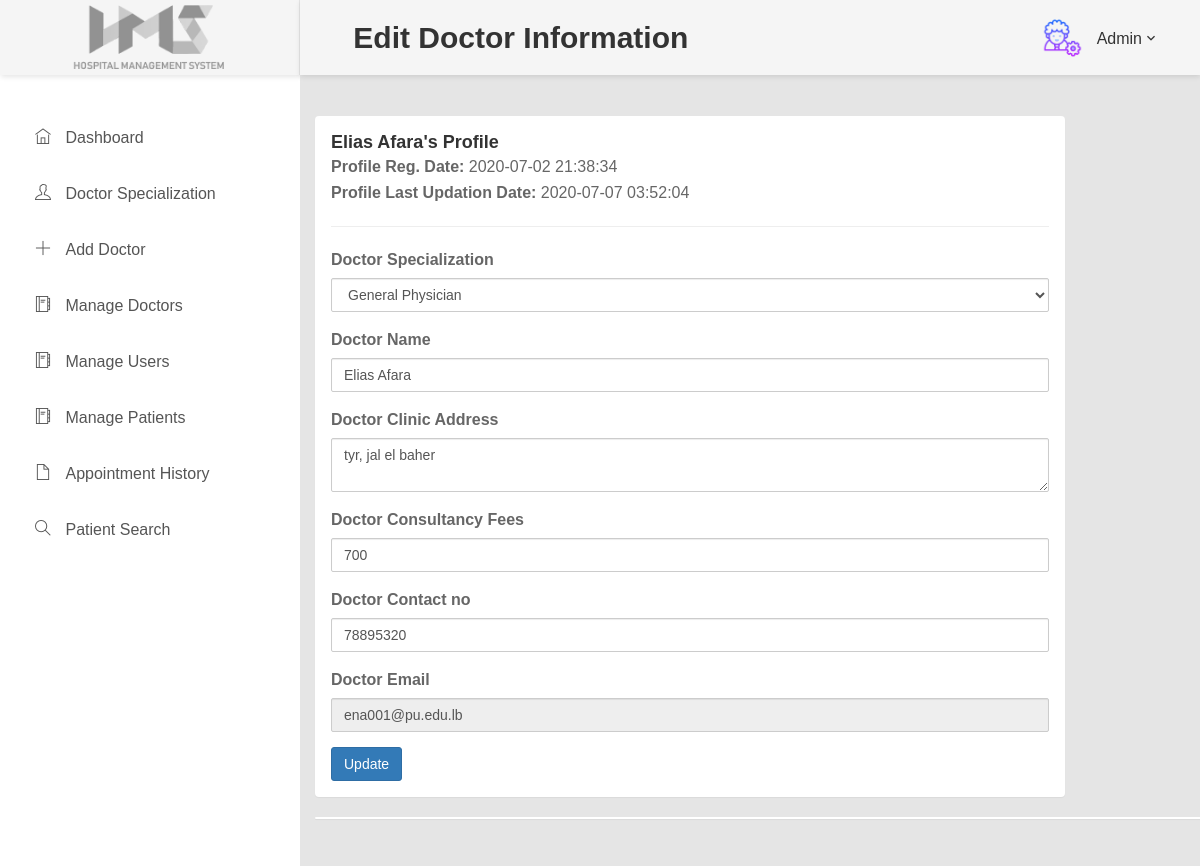
/HMS/admin/edit-doctor.php?id=1 (signed in), run on the app's committed database.
### tables this page shows
CREATE TABLE IF NOT EXISTS `doctors` (
  `id` int(11) NOT NULL AUTO_INCREMENT,
  `specilization` varchar(255) DEFAULT NULL,
  `doctorName` varchar(255) DEFAULT NULL,
  `address` longtext,
  `docFees` varchar(255) DEFAULT NULL,
  `contactno` bigint(11) DEFAULT NULL,
  `docEmail` varchar(255) DEFAULT NULL,
  `password` varchar(255) DEFAULT NULL,
  `creationDate` timestamp NULL DEFAULT CURRENT_TIMESTAMP,
  `updationDate` timestamp NULL DEFAULT NULL ON UPDATE CURRENT_TIMESTAMP,
  PRIMARY KEY (`id`)
);

### HMS/admin/edit-doctor.php (the view, shortened to what this page needs)
<?php
include('include/config.php');
$did=intval($_GET['id']);
?>
<!DOCTYPE html>
<html lang="en">
<head>
    <link rel="stylesheet" href="../vendor/bootstrap/css/bootstrap.min.css">
    <link rel="stylesheet" href="../vendor/fontawesome/css/font-awesome.min.css">
    <link rel="stylesheet" href="../vendor/themify-icons/themify-icons.min.css">
    <link href="../vendor/animate.css/animate.min.css" rel="stylesheet" media="screen">
    <link href="../vendor/perfect-scrollbar/perfect-scrollbar.min.css" rel="stylesheet" media="screen">
    <link href="../vendor/switchery/switchery.min.css" rel="stylesheet" media="screen">
    <link href="../vendor/bootstrap-touchspin/jquery.bootstrap-touchspin.min.css" rel="stylesheet" media="screen">
    <link href="../vendor/select2/select2.min.css" rel="stylesheet" media="screen">
    <link href="../vendor/bootstrap-datepicker/bootstrap-datepicker3.standalone.min.css" rel="stylesheet" media="screen">
    <link href="../vendor/bootstrap-timepicker/bootstrap-timepicker.min.css" rel="stylesheet" media="screen">
    <link href="../css/font-face.css" rel="stylesheet" media="all">
    <link href="../vendor/font-awesome-4.7/css/font-awesome.min.css" rel="stylesheet" media="all">
    <link href="../vendor/font-awesome-5/css/fontawesome-all.min.css" rel="stylesheet" media="all">
    <link href="../vendor/mdi-font/css/material-design-iconic-font.min.css" rel="stylesheet" media="all">
    <link href="../vendor/animsition/animsition.min.css" rel="stylesheet" media="all">
    <link href="../../css/theme.css" rel="stylesheet" media="all">
</head>
<body class="animsition">
<div class="page-wrapper">
    <aside class="menu-sidebar d-none d-lg-block">
        <div class="logo">
            <a href="#">
                <img src="../../images/icon/hms.png" alt="HMS" />
            </a>
        </div>
        <?php include('include/sidebar.php');?>
    </aside>
    <div class="page-container">
        <header class="header-desktop">
            <div class="section__content section__content--p30">
                <div class="container-fluid">
                    <div class="header-wrap">
                        <h2>&nbsp;Edit Doctor Information</h2>
                        <?php include('include/header.php');?>
                        <div class="main-content" >
                            <div class="wrap-content container" id="container">
                                <div class="row">
                                    <div class="col-md-12">
                                        <div class="row margin-top-30">
                                            <div class="col-lg-8 col-md-12">
                                                <div class="panel panel-white">
                                                    <div class="panel-body">
                                                        <?php $sql=mysqli_query($con,"select * from doctors where id='$did'");
                                                        while($data=mysqli_fetch_array($sql))
                                                        {
                                                        ?>
                                                        <h4><?php echo htmlentities($data['doctorName']);?>'s Profile</h4>
                                                        <p><b>Profile Reg. Date: </b><?php echo htmlentities($data['creationDate']);?></p>
                                                        <?php if($data['updationDate']){?>
                                                            <p><b>Profile Last Updation Date: </b><?php echo htmlentities($data['updationDate']);?></p>
                                                        <?php } ?>
                                                        <hr />
                                                        <form role="form" name="adddoc" method="post" onSubmit="return valid();">
                                                            <div class="form-group">
                                                                <label for="DoctorSpecialization">
                                                                    Doctor Specialization
                                                                </label>
                                                                <select name="Doctorspecialization" class="form-control" required="required">
                                                                    <option value="<?php echo htmlentities($data['specilization']);?>">
                                                                        <?php echo htmlentities($data['specilization']);?></option>
                                                                </select>
                                                            </div>
                                                            <div class="form-group">
                                                                <label for="doctorname">
                                                                    Doctor Name
                                                                </label>
                                                                <input type="text" name="docname" class="form-control" value="<?php echo htmlentities($data['doctorName']);?>" >
                                                            </div>
                                                            <div class="form-group">
                                                                <label for="address">
                                                                    Doctor Clinic Address
                                                                </label>
                                                                <textarea name="clinicaddress" class="form-control"><?php echo htmlentities($data['address']);?></textarea>
                                                            </div>
                                                            <div class="form-group">
                                                                <label for="fess">
                                                                    Doctor Consultancy Fees
                                                                </label>
                                                                <input type="text" name="docfees" class="form-control" required="required"  value="<?php echo htmlentities($data['docFees']);?>" >
                                                            </div>
                                                            <div class="form-group">
                                                                <label for="fess">
                                                                    Doctor Contact no
                                                                </label>
                                                                <input type="text" name="doccontact" class="form-control" required="required"  value="<?php echo htmlentities($data['contactno']);?>">
                                                            </div>
                                                            <div class="form-group">
                                                                <label for="fess">
                                                                    Doctor Email
                                                                </label>
                                                                <input type="email" name="docemail" class="form-control"  readonly="readonly"  value="<?php echo htmlentities($data['docEmail']);?>">
                                                            </div>
                                                            <?php } ?>
                                                            <button type="submit" name="submit" class="btn btn-o btn-primary">
                                                                Update
                                                            </button>
                                                        </form>
                                                    </div>
                                                </div>
                                            </div>
                                        </div>
                                    </div>
                                    <div class="col-lg-12 col-md-12">
                                        <div class="panel panel-white">
                                        </div>
                                    </div>
                                </div>
                            </div>
                        </div>
                    </div>
                </div>
</body>
</html>

### data on the page
doctors: doctorName "Elias Afara", creationDate "2020-07-02 21:38:34", updationDate "2020-07-07 03:52:04", Doctorspecialization "General Physician", docname "Elias Afara", clinicaddress "tyr, jal el baher", docfees "700", doccontact "78895320", docemail "ena001@pu.edu.lb"
